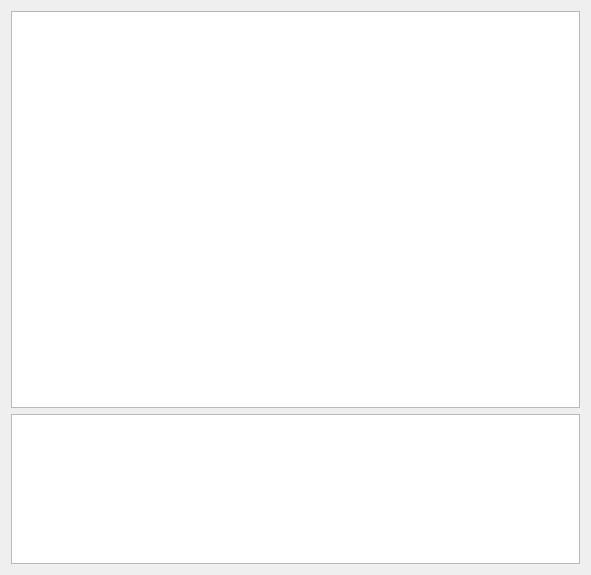
<?xml version="1.0" encoding="UTF-8"?>
<ui version="4.0">
 <class>MdiChild</class>
 <widget class="QWidget" name="MdiChild">
  <property name="geometry">
   <rect>
    <x>0</x>
    <y>0</y>
    <width>591</width>
    <height>575</height>
   </rect>
  </property>
  <layout class="QVBoxLayout" name="verticalLayout">
   <item>
    <layout class="QHBoxLayout" name="topToolbarLayout">
     <property name="spacing">
      <number>2</number>
     </property>
    </layout>
   </item>
   <item>
    <layout class="QHBoxLayout" name="botToolbarLayout">
     <property name="spacing">
      <number>2</number>
     </property>
    </layout>
   </item>
   <item>
    <widget class="QTreeView" name="modelsList">
     <property name="uniformRowHeights">
      <bool>true</bool>
     </property>
    </widget>
   </item>
   <item>
    <layout class="QVBoxLayout" name="bottomLayout"/>
   </item>
   <item>
    <widget class="QListView" name="lstLabels">
     <property name="maximumSize">
      <size>
       <width>16777215</width>
       <height>150</height>
      </size>
     </property>
     <property name="selectionMode">
      <enum>QAbstractItemView::SingleSelection</enum>
     </property>
     <property name="selectionBehavior">
      <enum>QAbstractItemView::SelectRows</enum>
     </property>
    </widget>
   </item>
  </layout>
 </widget>
 <resources/>
 <connections/>
</ui>
